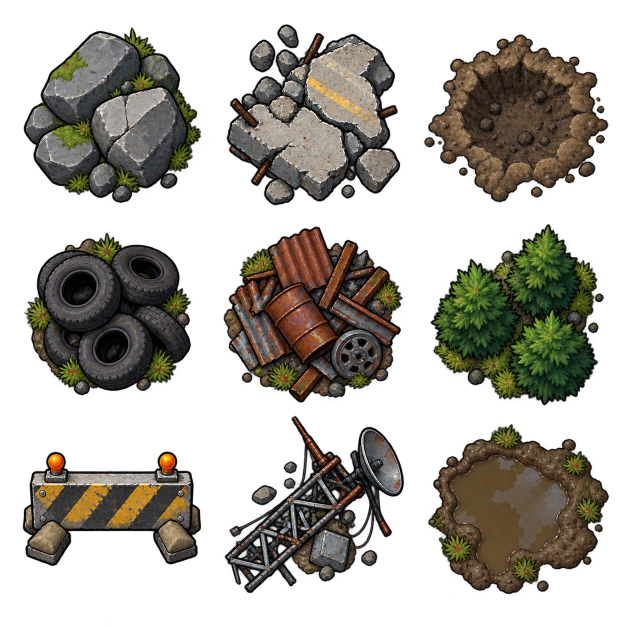
#> input picture art/source/environment-props-raw.png, 1254 x 1254 px (shown at 1/2 size)
$ python cut-environment-props.py
#> lines starting #> are read from the running program, lines starting #| are printed output that depends on the picture
from pathlib import Path

from PIL import Image


ROOT = Path(__file__).resolve().parents[1]
SOURCE = ROOT / "art" / "source" / "environment-props-raw.png"
OUT = ROOT / "public" / "assets" / "spritesheets" / "environment-props.png"
PREVIEW = ROOT / "art" / "previews" / "environment-props-preview.png"
FRAME = 128
GRID = 3


def trim_to_content(image: Image.Image) -> Image.Image:
    alpha = image.split()[-1]
    bbox = alpha.getbbox()
    if bbox is None:
      return image
    return image.crop(bbox)


def fit_cell(image: Image.Image) -> Image.Image:
    cell = Image.new("RGBA", (FRAME, FRAME), (0, 0, 0, 0))
    trimmed = trim_to_content(image)
    trimmed.thumbnail((FRAME - 10, FRAME - 10), Image.Resampling.LANCZOS)
    x = (FRAME - trimmed.width) // 2
    y = (FRAME - trimmed.height) // 2
    cell.alpha_composite(trimmed, (x, y))
    return cell


def main() -> None:
    source = Image.open(SOURCE).convert("RGBA")
#> source is the input picture: PIL image 1254x1254 RGBA; mean R, G, B, A 37.2, 33.5, 25.6, 111.2
    cell_w = source.width // GRID
#> cell_w = 418
    cell_h = source.height // GRID
#> cell_h = 418
    sheet = Image.new("RGBA", (FRAME * GRID, FRAME * GRID), (0, 0, 0, 0))
#> sheet: PIL image 384x384 RGBA; every value is 0

    for row in range(GRID):
        for col in range(GRID):
            crop = source.crop((col * cell_w, row * cell_h, (col + 1) * cell_w, (row + 1) * cell_h))
            sheet.alpha_composite(fit_cell(crop), (col * FRAME, row * FRAME))
#> this loop made 3 passes
#> pass 1, in trim_to_content, `alpha = image.split()[-1]`:
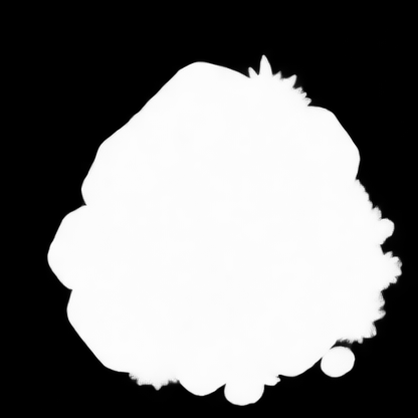
#> alpha: PIL image 418x418 L; min 0, max 255, mean 122.1
#> pass 1, in fit_cell, `trimmed = trim_to_content(image)`:
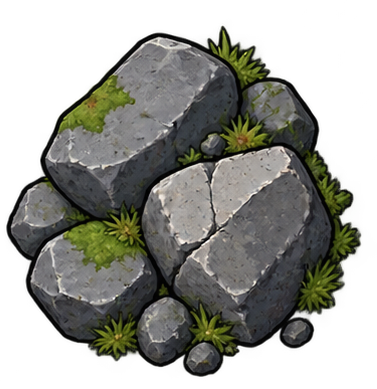
#> trimmed: PIL image 377x389 RGBA; mean R, G, B, A 51.7, 52.5, 46.2, 145.4; transparent parts drawn white
#> pass 1, in trim_to_content (call 2), `alpha = image.split()[-1]`:
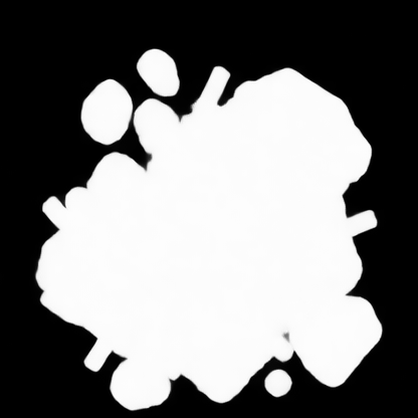
#> alpha: PIL image 418x418 L; min 0, max 255, mean 125
#> after the loop:
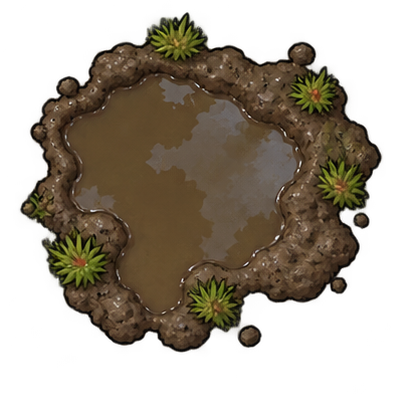
#> crop: PIL image 418x418 RGBA; mean R, G, B, A 42.4, 33.9, 21.8, 120.5; transparent parts drawn white
#> after the loop:
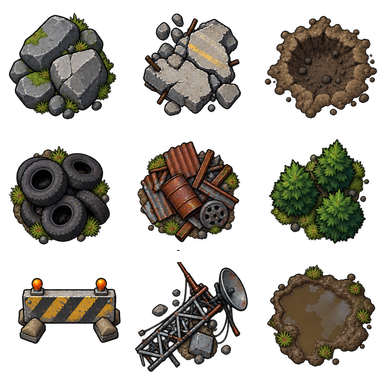
#> sheet: PIL image 384x384 RGBA; mean R, G, B, A 34.2, 30.8, 23.8, 104.4; transparent parts drawn white

    OUT.parent.mkdir(parents=True, exist_ok=True)
    PREVIEW.parent.mkdir(parents=True, exist_ok=True)
    sheet.save(OUT)

    checker = Image.new("RGBA", sheet.size, (44, 52, 48, 255))
    tile = 16
    for y in range(0, checker.height, tile):
        for x in range(0, checker.width, tile):
            if (x // tile + y // tile) % 2:
                checker.paste((72, 84, 78, 255), (x, y, x + tile, y + tile))
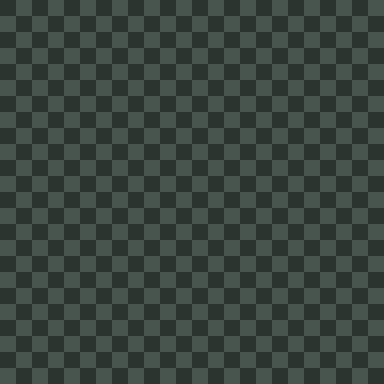
#> checker: PIL image 384x384 RGBA; mean R, G, B, A 58, 68, 63, 255
    checker.alpha_composite(sheet)
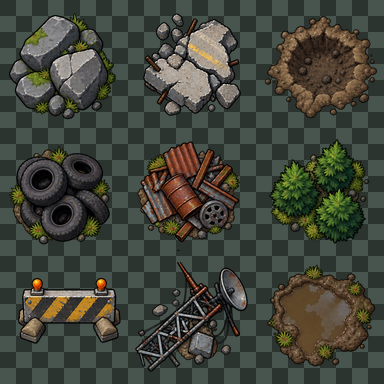
#> checker: PIL image 384x384 RGBA; mean R, G, B, A 66.7, 69.4, 59.8, 255
    checker.save(PREVIEW)


if __name__ == "__main__":
    main()

$ run again, with art/source/menu-planets-raw.png copied over art/source/environment-props-raw.png
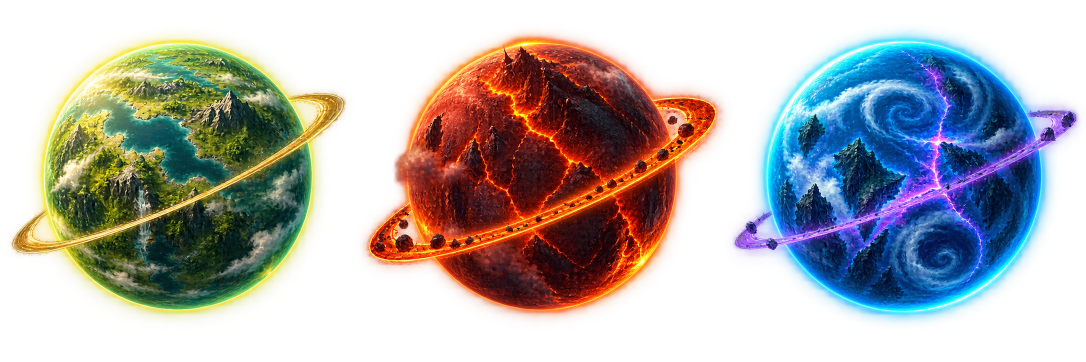
#> input picture art/source/menu-planets-raw.png, 2172 x 724 px (shown at 1/2 size)
#> in main, source is the input picture: PIL image 2172x724 RGBA; mean R, G, B, A 73.9, 69.2, 62.8, 125.2
#> the loop in main, `for row in range(GRID):` made 3 passes
#> pass 1, in trim_to_content (call 2), `alpha = image.split()[-1]`:
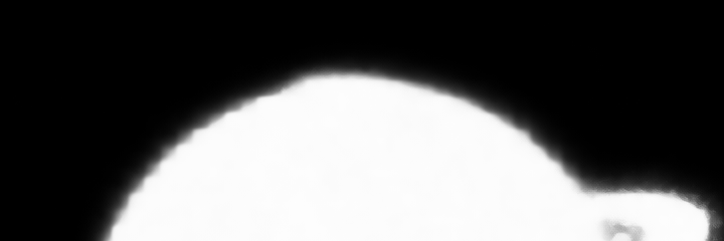
#> alpha: PIL image 724x241 L; min 0, max 254, mean 96
#> in main, `checker.alpha_composite(sheet)`:
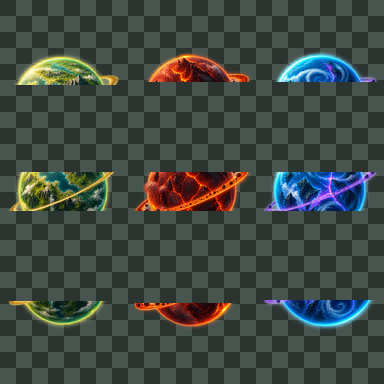
#> checker: PIL image 384x384 RGBA; mean R, G, B, A 63.8, 71.8, 67.3, 255
